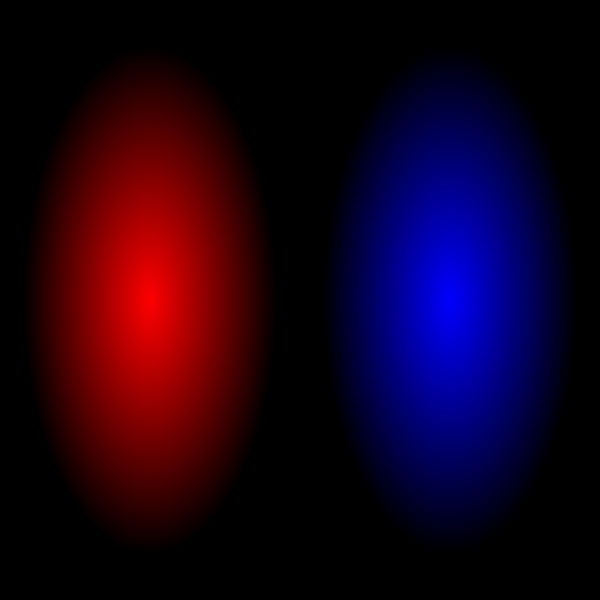
Frame 1 (no input)
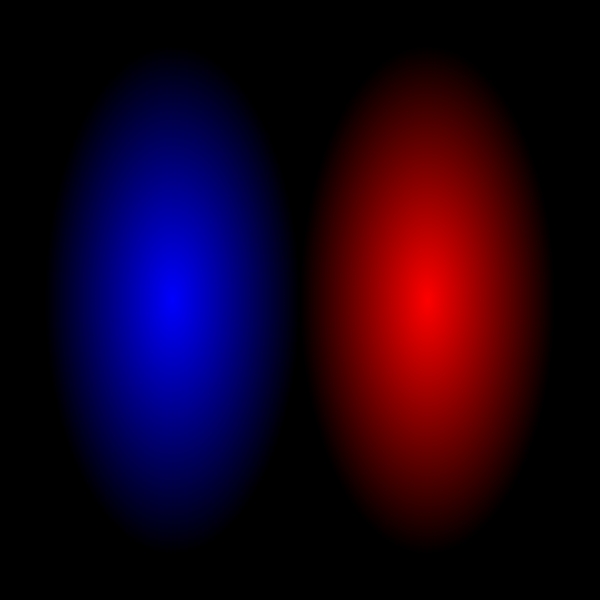
Frame 60 (the mouse pressed at the canvas centre just before this capture)
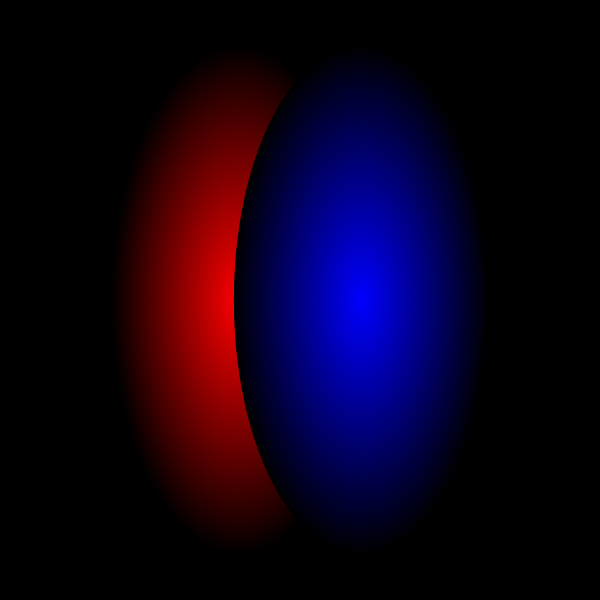
Frame 120 (the mouse held since frame 60 and released just before this capture)

The Processing sketch that drew these frames (run headless with seeded random() and noise(); from frame 60 on, the mouse is pressed at the canvas centre):

// Processing sketch: sketch_006
// ── sketch_006.pde
void setup() {
  size(600, 600);
}

Module m1 = new Module(1*float(600)/4, 1);
Module m2 = new Module(3*float(600)/4, 2);
int mp = 1;
void draw() {
  
  background(0);
  
  if (m2.x - m1.x < -250) {
    mp = 1;
  }
  if (m2.x - m1.x > 250) {
    mp = 0;
  }
  if (mp == 1) {
    m2.show();
    m2.update();
    m1.show();
    m1.update();
  }
  else {
    m1.show();
    m1.update();
    m2.show();
    m2.update();
  }

  
}


class Module {
  float tp, x, sz = 255;
  float acc;
  float speed = 0;
  
  Module (float px, int type) {
    tp = type;
    x = px;
    
  }
  void update() {
    this.acc = 0.8*cos(this.x/float(width) * PI);
    this.speed += this.acc;
    this.x += this.speed;
  }
  
  void show() {
    if (this.tp == 1) {
      for (int i = 0; i < sz; i++) {
        fill(i,0,0);
        noStroke();
        ellipse(this.x, height/2, sz-i, 2*sz-2*i);
        
      }
    }
    if (this.tp == 2) {
      for (int i = 0; i < sz; i++) {
        fill(0,0,i);
        noStroke();
        ellipse(this.x, height/2, sz-i, 2*sz-2*i);
        
      }
    }
  }
}
